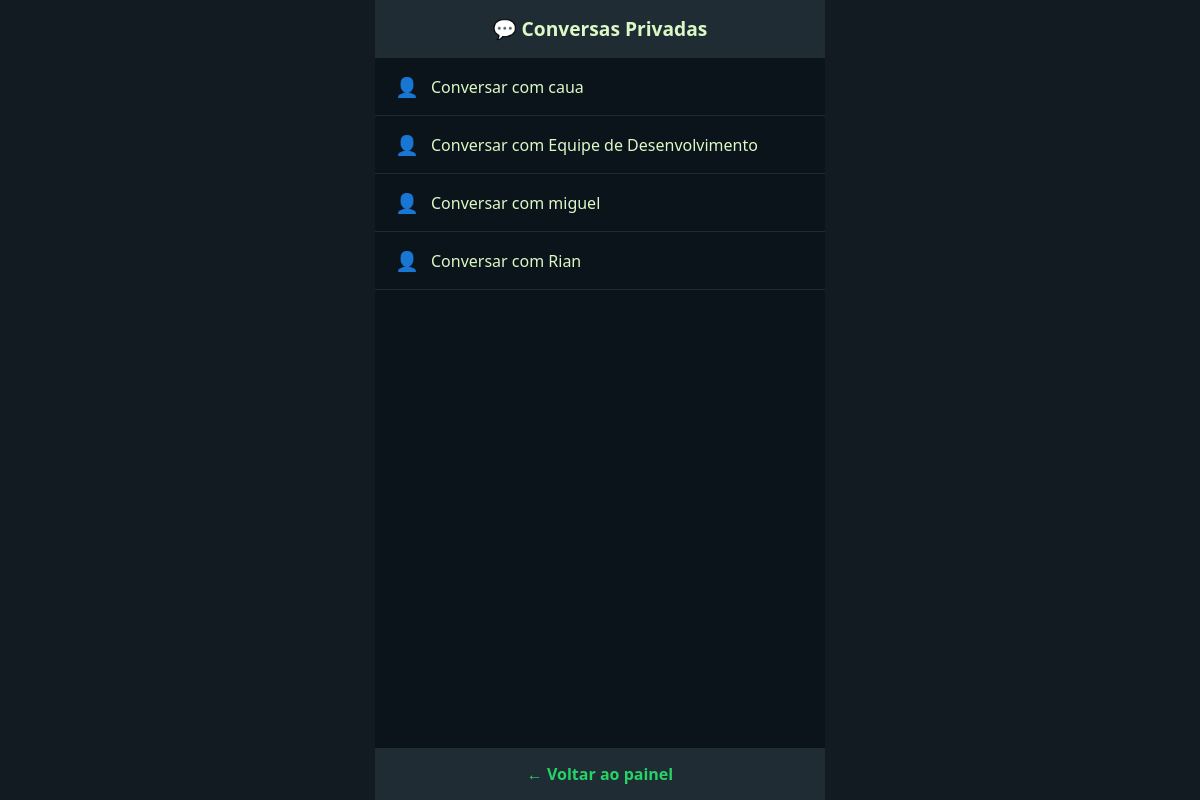
/usuarios.php (signed in), run on an earlier commit of the app's database.
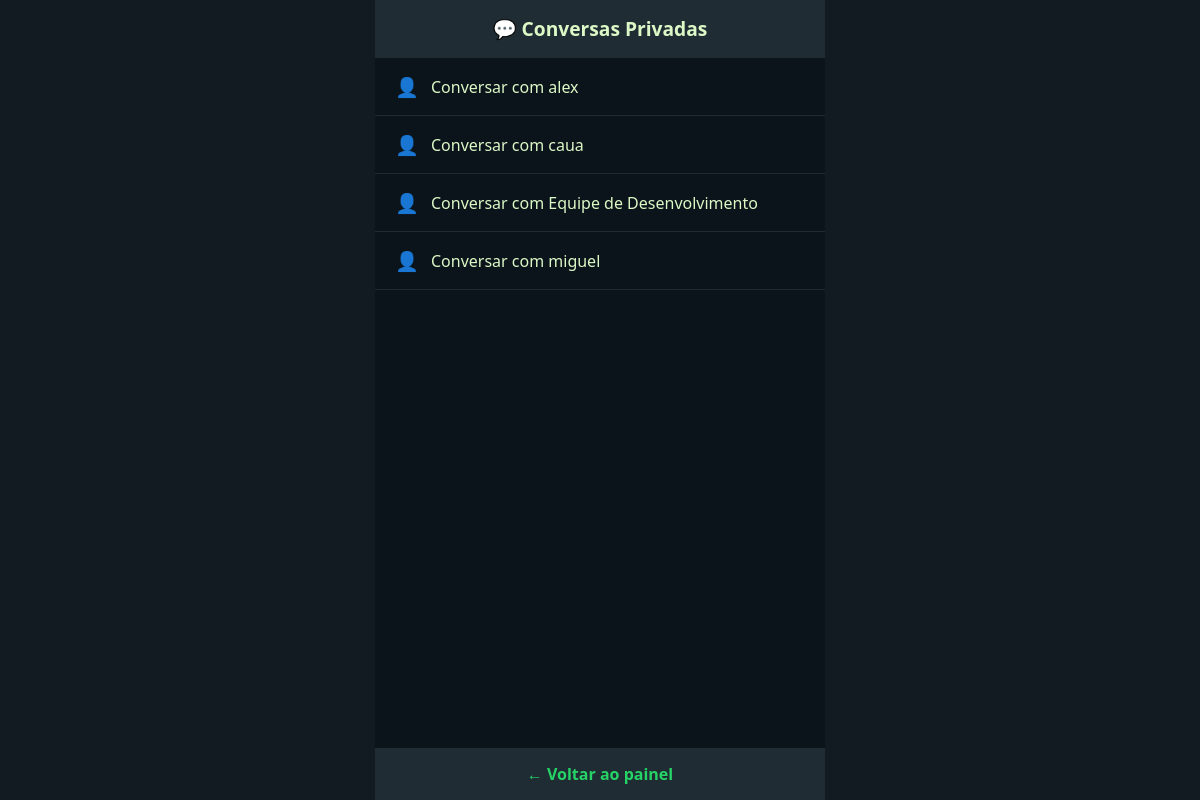
And on a later commit of the database.
### tables this page shows
CREATE TABLE `usuarios` (
  `id` int(11) NOT NULL,
  `usuario` varchar(100) NOT NULL,
  `senha` varchar(255) NOT NULL,
  `tipo` enum('user','admin') NOT NULL DEFAULT 'user',
  `data_criacao` datetime DEFAULT current_timestamp()
);

### usuarios.php (the view, shortened to what this page needs)
<?php
include 'conexao.php';
$stmt = $conn->prepare("SELECT id FROM usuarios WHERE usuario = ?");
$stmt->bind_param("s", $_SESSION['usuario']);
$stmt->execute();
$res = $stmt->get_result();
$me = $res->fetch_assoc();
$meuId = $me['id'];
$usuarios = $conn->query("SELECT id, usuario FROM usuarios WHERE id != $meuId");
$mensagensNaoLidas = [];
?>
<!DOCTYPE html>
<html lang="pt-BR">
<head>
</head>
<body>
<div class="container">
  <h2>💬 Conversas Privadas</h2>
  <ul>
    <?php while ($u = $usuarios->fetch_assoc()): ?>
      <?php
        $classe = isset($mensagensNaoLidas[$u['id']]) ? 'nova-mensagem' : '';
      ?>
      <li class="<?= $classe ?>">
        <a href="chat.php?para=<?= $u['id'] ?>">Conversar com <?= htmlspecialchars($u['usuario']) ?></a>
      </li>
    <?php endwhile; ?>
  </ul>
  <div class="footer">
    <a href="index.php">← Voltar ao painel</a>
  </div>
</div>
</body>
</html>

What changed in the data, as far as the page shows it:
changed usuarios: usuario "Rian" → "alex"; moves up the list
